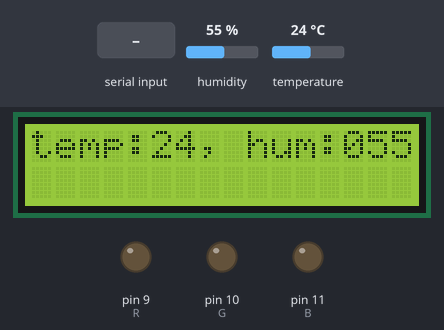
Bench run of a sketch on a simulated Arduino Uno, built with avr-gcc and run on an emulated ATmega328P. Parts: 16×2 character LCD, output pins drawn as LEDs (lit = HIGH). The inputs (shaded band) are chosen by the test bench; at power-on: humidity 55 %, temperature 24 °C. What the sketch prints to the serial monitor is not drawn.

Above: at 1.2 s.
1.3 s: "o" received over the second serial link
At 1.9 s:
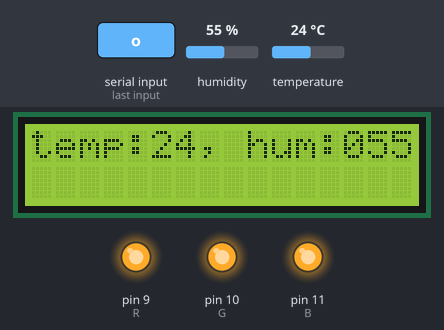
2.8 s: "r" received over the second serial link
At 4.0 s:
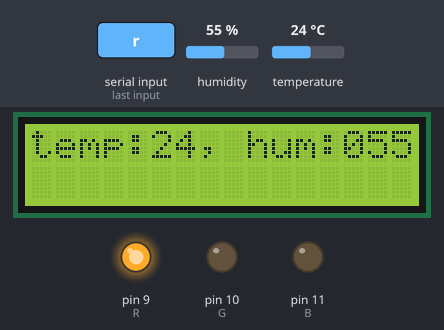
4.3 s: "g" received over the second serial link
At 5.3 s:
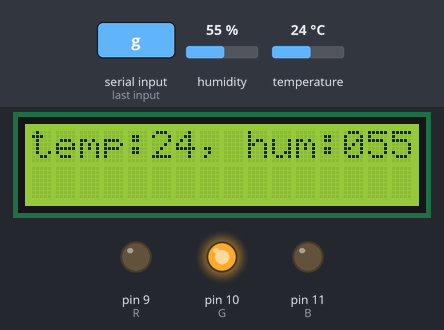
5.8 s: "b" received over the second serial link
At 6.1 s:
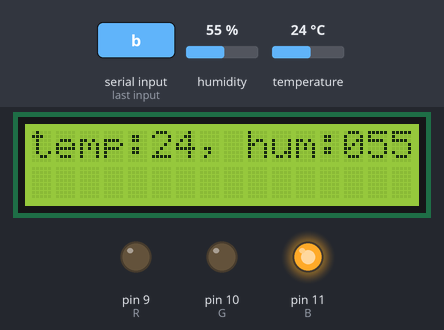
7.3 s: humidity set to 22 %
At 9.1 s:
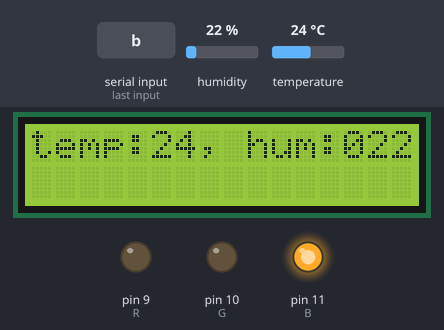
9.7 s: temperature set to 12 °C
At 10.6 s:
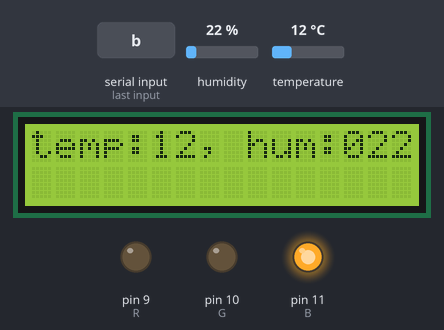
Timing chart, 0 to 12.7 s (numbered marks = the images above; inputs shaded):
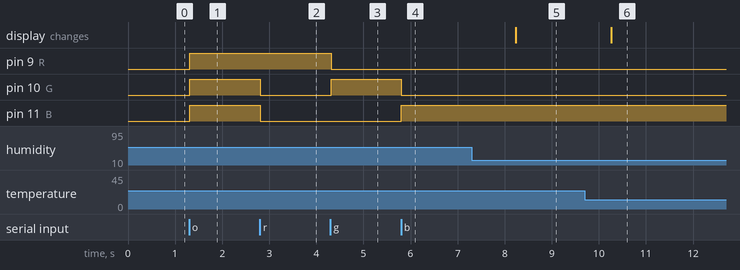

Measured:
- after the input at 1.3 s, pin 9 (R), pin 10 (G), pin 11 (B): LOW → HIGH at once
- after the input at 2.8 s, pin 10 (G), pin 11 (B): HIGH → LOW at once
- after the input at 4.3 s, pin 9 (R): HIGH → LOW at once; pin 10 (G): LOW → HIGH at once
- after the input at 5.8 s, pin 10 (G): HIGH → LOW at once; pin 11 (B): LOW → HIGH at once
- after the input at 7.3 s, the display: changes after 0.93 s (image 5)
- after the input at 9.7 s, the display: changes after 0.57 s (image 6)

The sketch:

refrigerator.ino
```cpp
#include<SoftwareSerial.h>
#include<LiquidCrystal_I2C.h>
LiquidCrystal_I2C lcd(0x27, 16, 2);
#include<DHT.h>
DHT dht(8 , DHT11);
#define R 9
#define G 10
#define B 11
SoftwareSerial btSerial(2, 3);

void setup(){
  lcd.init();
  lcd.clear();
  lcd.backlight();
  dht.begin();
  pinMode(R, OUTPUT);
  pinMode(G, OUTPUT);
  pinMode(B, OUTPUT);
  btSerial.begin(9600);
  Serial.begin(9600);
}

void loop(){
  unsigned char t=dht.readTemperature();
  unsigned char h=dht.readHumidity();
  char str[16];
  sprintf(str, "temp:%02d, hum:%03d", t, h);
  lcd.setCursor(0,0);
  lcd.print(str);
  if(btSerial.available()){
    char c = btSerial.read();
    Serial.println(c);
    switch(c){
      case 'o':
        digitalWrite(R, HIGH);
        digitalWrite(G, HIGH);
        digitalWrite(B, HIGH);
        break;
      case 'f':
        digitalWrite(R, LOW);
        digitalWrite(G, LOW);
        digitalWrite(B, LOW);
        break;
      case 'r':
        digitalWrite(R, HIGH);
        digitalWrite(G, LOW);
        digitalWrite(B, LOW);
        break;
      case 'g':
        digitalWrite(R, LOW);
        digitalWrite(G, HIGH);
        digitalWrite(B, LOW);
        break;
      case 'b':
        digitalWrite(R, LOW);
        digitalWrite(G, LOW);
        digitalWrite(B, HIGH);
        break;
    }
  }
}
```
